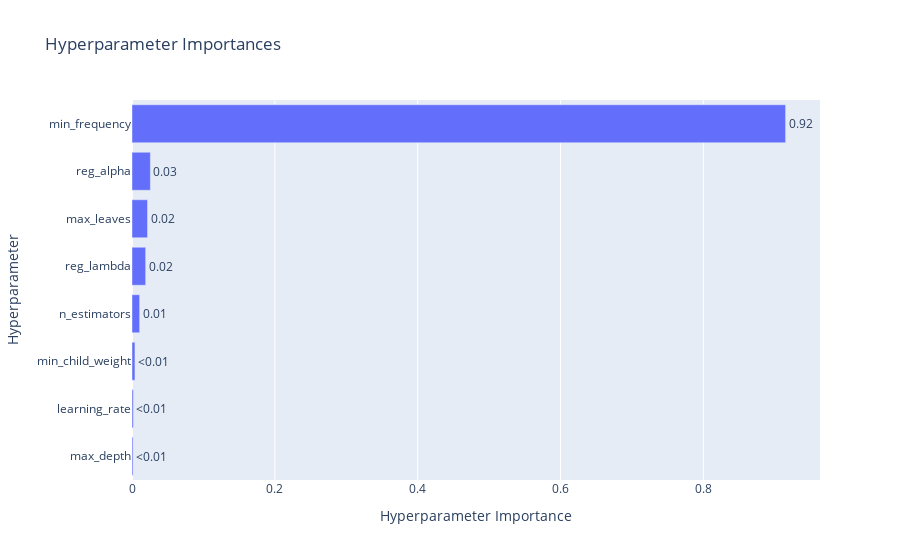

The cell this chart's notebook holds for it:
### Code cell
plot_param_importances(study)

### Figure 1 — Plotly figure (JSON) as saved in the notebook; plotly's stock layout.template omitted (floating-point values rounded to 4 significant figures)
{"data": [{"cliponaxis": false, "hovertemplate": ["max_depth (IntDistribution): 0.001477620232275781<extra></extra>", "learning_rate (FloatDistribution): 0.0018849025612659041<extra></extra>", "min_child_weight (IntDistribution): 0.004137617875730254<extra></extra>", "n_estimators (IntDistribution): 0.010707796012267113<extra></extra>", "reg_lambda (FloatDistribution): 0.019130578205751578<extra></extra>", "max_leaves (IntDistribution): 0.021744046759305403<extra></extra>", "reg_alpha (FloatDistribution): 0.025722976273328098<extra></extra>", "min_frequency (FloatDistribution): 0.9151944620800757<extra></extra>"], "name": "Objective Value", "orientation": "h", "text": ["<0.01", "<0.01", "<0.01", "0.01", "0.02", "0.02", "0.03", "0.92"], "textposition": "outside", "type": "bar", "x": [0.001478, 0.001885, 0.004138, 0.01071, 0.01913, 0.02174, 0.02572, 0.9152], "y": ["max_depth", "learning_rate", "min_child_weight", "n_estimators", "reg_lambda", "max_leaves", "reg_alpha", "min_frequency"]}], "layout": {"title": {"text": "Hyperparameter Importances"}, "xaxis": {"title": {"text": "Hyperparameter Importance"}}, "yaxis": {"title": {"text": "Hyperparameter"}}}}
